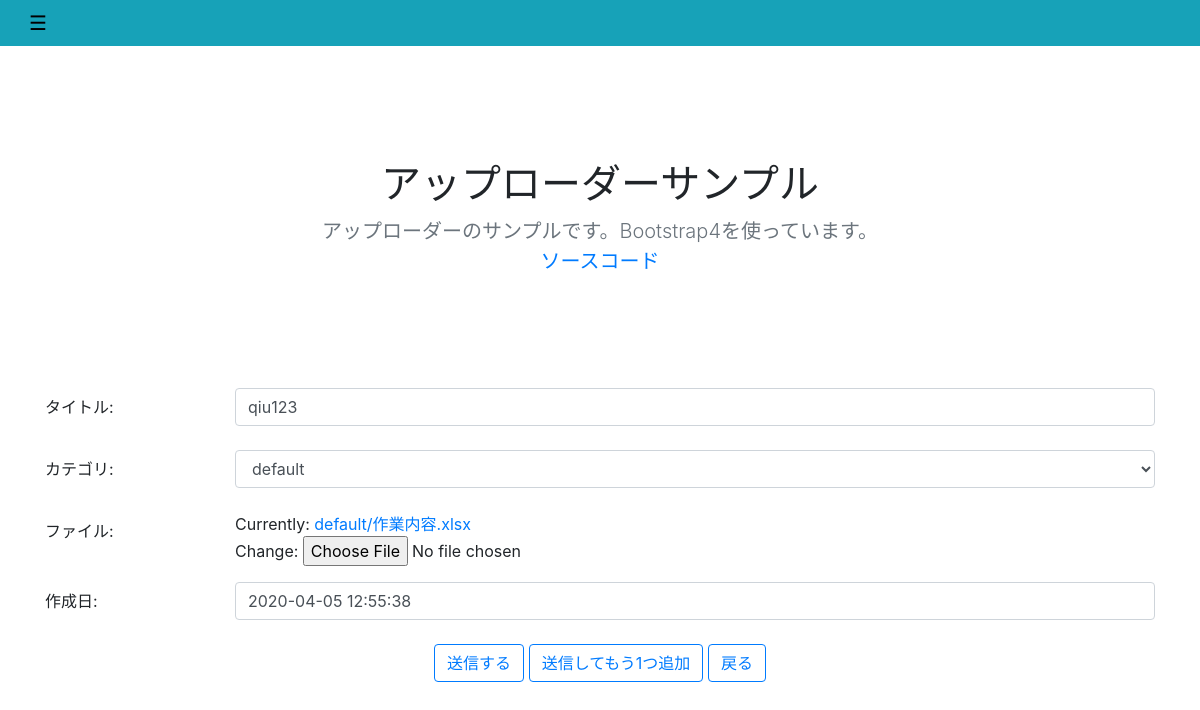
Screenshot of /upld/file/update/6/ (signed in) with the database file from the repository.
### easy_uploader/models.py (models this page shows, shortened)
class File(models.Model):
    title = models.CharField('タイトル', max_length=255, blank=True)
    category = models.ForeignKey(
        Category, verbose_name='カテゴリ', on_delete=models.PROTECT,
        default=default_category,
    )
    src = models.FileField('ファイル', upload_to=get_upload_to)
    created_at = models.DateTimeField('作成日', default=timezone.now)

### easy_uploader/views.py (the view, shortened to what this page needs)
class FileUpdateView(LoginRequiredMixin, generic.UpdateView):
    model = File
    form_class = FileForm
    success_url = reverse_lazy('easy_uploader:file_index')

### easy_uploader/forms.py
class FileForm(forms.ModelForm):
    class Meta:
        model = File
        fields = '__all__'
        widgets = {
            'title': forms.TextInput(attrs={
                'class': "form-control",
            }),
            'file': forms.ClearableFileInput(attrs={
                'class': "form-control-file",
            }),
            'category': forms.Select(attrs={
                'class': "form-control",
            }),
            'created_at': forms.DateTimeInput(attrs={
                'class': 'form-control',
            }),
        }

### easy_uploader/models.py (called while the page is built)
    def __str__(self):
        return self.name

### easy_uploader/templates/easy_uploader/file_form.html (shortened to what this page needs)
{% extends "easy_uploader/base.html" %}
{% block content %}
  <div class="container">
    <form action="" method="POST" enctype='multipart/form-data'>
      {% for field in form %}
        <div class="form-group row">
          <label for="{{ field.id_for_label }}" class="col-sm-2 col-form-label">
            {{ field.label_tag }}
          </label>
          <div class="col-sm-10">
            {{ field }}
          </div>
        </div>
      {% endfor %}
      <div class="text-center">
        <button type="submit" class="btn btn-outline-primary" value="send" name="action">送信する</button>
        <button type="submit" class="btn btn-outline-primary" value="send_more" name="action">送信してもう1つ追加</button>
        <a class="btn btn-outline-primary" href="javascript:void(0);" onclick="window.history.back();">戻る</a>
      </div>
    </form>
  </div>
{% endblock %}

### easy_uploader/static/easy_uploader/css/main.css (style rules this page uses)
body { min-height: 75rem; padding-top: 6rem; }

### rows the page displays
File: form "qiu123" "default" "2020-04-05 12:55:38"

### other values shown
{{ field.label_tag }} "タイトル:" "カテゴリ:" "ファイル:" "作成日:"
